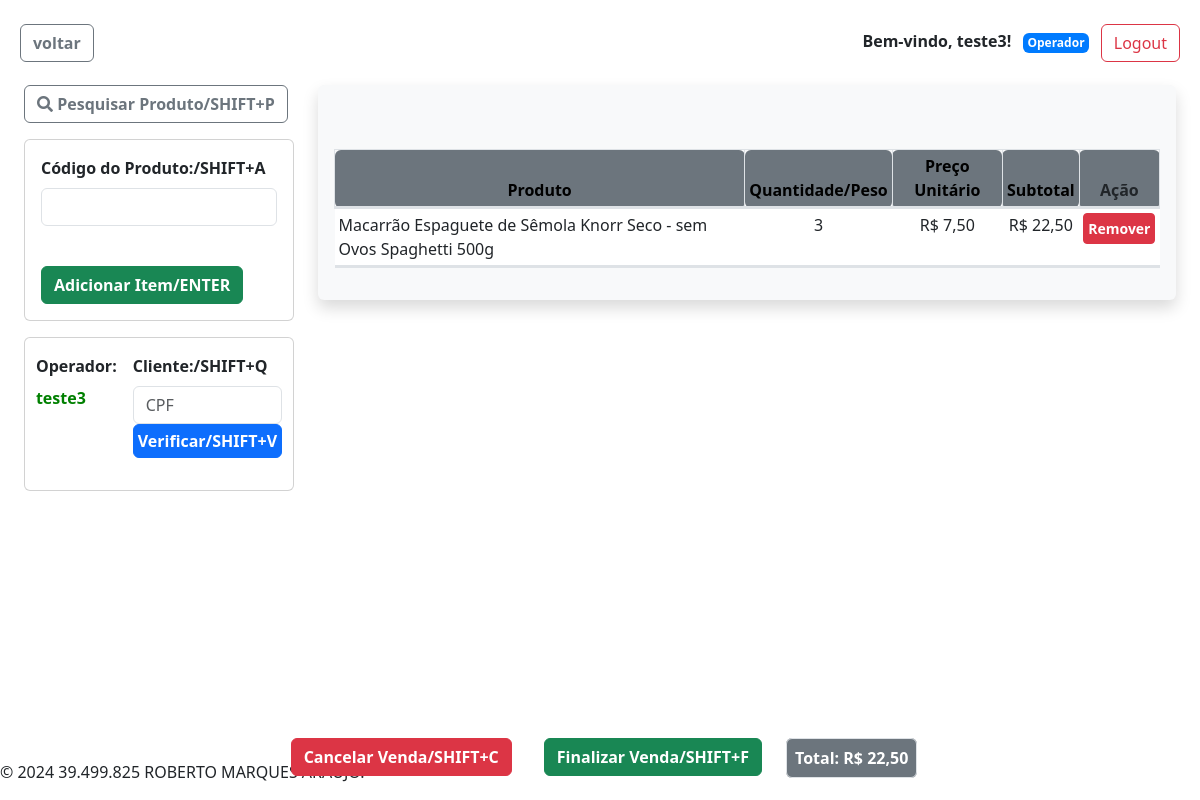
The app's page /realizar_venda/ (signed in), older data.
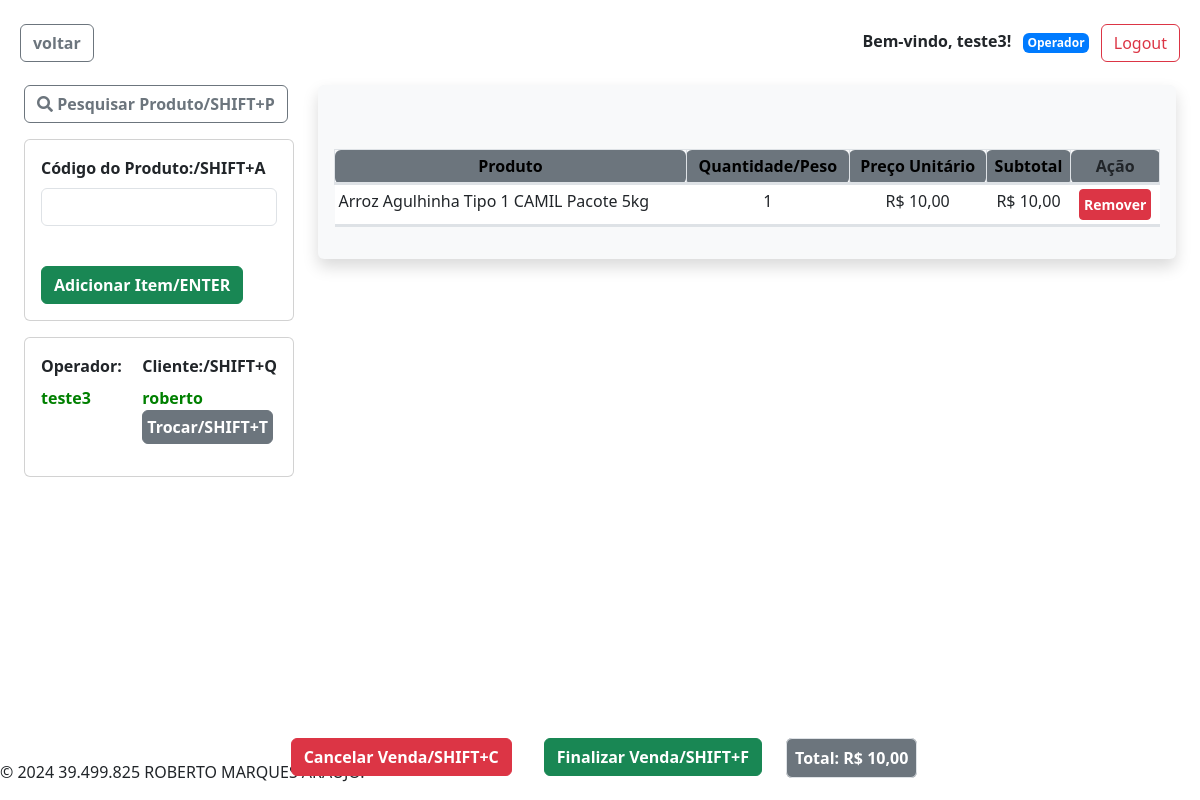
The same page, newer data.
### pdvweb/models.py (models this page shows, shortened)
class ItemVenda(models.Model):
    venda = models.ForeignKey(Venda, on_delete=models.CASCADE)
    preco_unitario = models.DecimalField(
        max_digits=10, decimal_places=2, default=0.0)
    subtotal = models.DecimalField(
        max_digits=10, decimal_places=2, default=0.0)
    produto_por_quantidade = models.ForeignKey(
        ProdutoPorQuantidade, on_delete=models.CASCADE, null=True, blank=True)
    produto_por_peso = models.ForeignKey(
        ProdutoPorPeso, on_delete=models.CASCADE, null=True, blank=True)
    quantidade = models.PositiveIntegerField(
        validators=[MinValueValidator(1)], null=True, blank=True)
    peso_vendido = models.DecimalField(
        max_digits=10, decimal_places=3, default=0.0, null=True, blank=True)

class ProdutoBase(models.Model):
    codigo = models.CharField(max_length=10, unique=False, blank=True)
    nome = models.CharField(max_length=100, unique=True)
    descricao = models.TextField(blank=True, null=True)
    categoria = models.ForeignKey(
        Categoria, on_delete=models.SET_NULL, null=True, blank=True)
    class Meta:
        abstract = True

class ProdutoPorQuantidade(ProdutoBase):
    preco = models.DecimalField(
        max_digits=10, decimal_places=2, validators=[MinValueValidator(0)])
    estoque = models.PositiveIntegerField(default=0)
    data_criacao = models.DateTimeField(default=timezone.now)

class Venda(models.Model):
    STATUS_PENDENTE = 'pendente'
    STATUS_CONCLUIDA = 'concluida'
    STATUS_CANCELADA = 'cancelada'
    STATUS_CHOICES = [
        (STATUS_PENDENTE, 'Pendente'),
        (STATUS_CONCLUIDA, 'Concluída'),
        (STATUS_CANCELADA, 'Cancelada'),
    ]
    data = models.DateTimeField(auto_now_add=True)
    status = models.CharField(
        max_length=20, choices=STATUS_CHOICES, default=STATUS_PENDENTE)
    valor_total = models.DecimalField(
        max_digits=10, decimal_places=2, default=0.0)
    desconto = models.DecimalField(max_digits=5, decimal_places=2, default=0.0)
    operador = models.ForeignKey(
        'Operador', on_delete=models.SET_NULL, null=True)
    cliente = models.ForeignKey(
        'Cliente', on_delete=models.SET_NULL, null=True)

class Cliente(models.Model):
    nome = models.CharField(max_length=255)
    email = models.EmailField()
    telefone = models.CharField(max_length=20, blank=True, null=True)
    cpf = models.CharField(max_length=14, unique=True,
                           default='000.000.000-00')

### pdvweb/views.py (the view, shortened to what this page needs)
# urls.py: path('realizar_venda/', views.realizar_venda, name='realizar_venda'),
@login_required
def realizar_venda(request):
    venda = Venda.objects.filter(status=Venda.STATUS_PENDENTE).first()
    if venda is None:
        venda = Venda.objects.create(status=Venda.STATUS_PENDENTE)
    operador_atual = request.user.operador
    itens_venda = venda.itemvenda_set.all()
    context = {
        'venda': venda,
        'itens_venda': itens_venda,
        'valor_total_venda': venda.valor_total,
    }
    venda.operador = operador_atual
    venda.save()
    return render(request, 'pdvweb/realizar_venda.html', context)

### pdvweb/templates/pdvweb/realizar_venda.html (shortened to what the changed rows need)
{% extends 'pdvweb/base.html' %}
{% block content %}
<div class="container-fluid mt-6">
    <div class="row">
        <div class="col-md-3">
            <div class="card mb-3">
                <div class="card-body full-width-card-body d-flex justify-content-center align-items-centery">
                    <br>
                    <div class="form-group ms-3">
                        <div class="">
                            {% if venda.cliente %}
                            <span id="nome_cliente_label ms-2" style="color: green;"><strong>{{ venda.cliente.nome }}</strong></span>
                            <button id="trocarClienteBtn" class="btn btn-secondary p-1"><strong>Trocar/SHIFT+T</strong></button>
                            {% else %}
                            <input type="text" id="cpf_cliente" class="form-control mr-2" placeholder="CPF">
                            <button id="verificarClienteBtn"
                                class="btn btn-primary p-1"><strong>Verificar/SHIFT+V</strong></button>
                            {% endif %}
                        </div>
                    </div>
                </div>
            </div>
        </div>
        <div class="col-md-9">
            <div id="itens-da-venda" class="mb-3 shadow p-3 bg-light rounded" style="max-height: 400px; overflow-y: auto;">
                <table class="table table-horizontal-borders table-sm text-center" >
                    <thead class="sticky-top bg-light">
                        <tr>
                            <th class="border rounded p-1 bg-secondary text-black text-center col-auto text-wrap" scope="col">Produto</th>
                            <th class="border rounded p-1 bg-secondary text-black text-center col-auto text-wrap" scope="col">Quantidade/Peso</th>
                            <th class="border rounded p-1 bg-secondary text-black text-center col-auto text-wrap" scope="col">Preço Unitário</th>
                            <th class="border rounded p-1 bg-secondary text-black text-center col-auto text-wrap" scope="col">Subtotal</th>
                            <th class="border rounded p-1 bg-secondary text-red text-center col-auto text-wrap" scope="col">Ação</th>
                        </tr>
                    </thead>
                    <br>
                    <br>
                    <tbody class="table-sm" >
                        {% for item in itens_venda %}
                        <tr>
                            <td class="text-left col-auto text-wrap">
                                {% if item.produto_por_quantidade %}
                                {{ item.produto_por_quantidade.nome }}
                                {% else %}
                                {{ item.produto_por_peso.nome }}
                                {% endif %}
                            </td>
                            <td class="col-auto text-wrap">
                                {% if item.quantidade %}
                                {{ item.quantidade }}
                                {% else %}
                                {{ item.peso_vendido }} kg
                                {% endif %}
                            </td>
                            <td class="col-auto text-wrap">R$ {{ item.preco_unitario }}</td>
                            <td class="col-auto text-wrap">R$ {{ item.subtotal }}</td>
                            <td id="remove" class="col-auto text-wrap">
                                <a href="{% url 'pdvweb:remover_item' item.id %}" class="btn btn-danger btn-sm"><strong>Remover</strong></a>
                            </td>
                        </tr>
                        {% endfor %}
                    </tbody>
                </table>
            </div>
        </div>
    </div>
    <div class="fixed-bottom text-center mb-4">
        <div class="container">
            <div class="row justify-content-center">
                <div class="col-md-auto mt-2">
                    <strong class="border rounded p-2 bg-secondary text-white" >Total: R$ <span
                            id="valor_total_venda">{{ valor_total_venda }}</span></strong>
                </div>
            </div>
        </div>
    </div>
</div>
<link href="https://cdn.jsdelivr.net/npm/bootstrap@5.3.0-alpha1/dist/css/bootstrap.min.css" rel="stylesheet">
{% endblock %}

Row changes from the older to the newer data that the page shows:
removed ItemVenda: produto_por_quantidade.nome "Macarrão Espaguete de Sêmola Knorr Seco - sem Ovos Spaghetti 500g", quantidade "3", preco_unitario "7,50", subtotal "22,50"
changed Venda: cliente_id empty → 1 (drawn); cliente.nome (not shown) → "roberto"; valor_total "22,50" → "10,00"
added ItemVenda: produto_por_quantidade.nome "Arroz Agulhinha Tipo 1 CAMIL Pacote 5kg", quantidade "1", preco_unitario "10,00", subtotal "10,00"
Text that changed along with them:
text no longer shown: "Verificar/SHIFT+V"
text now shown: "Trocar/SHIFT+T"
